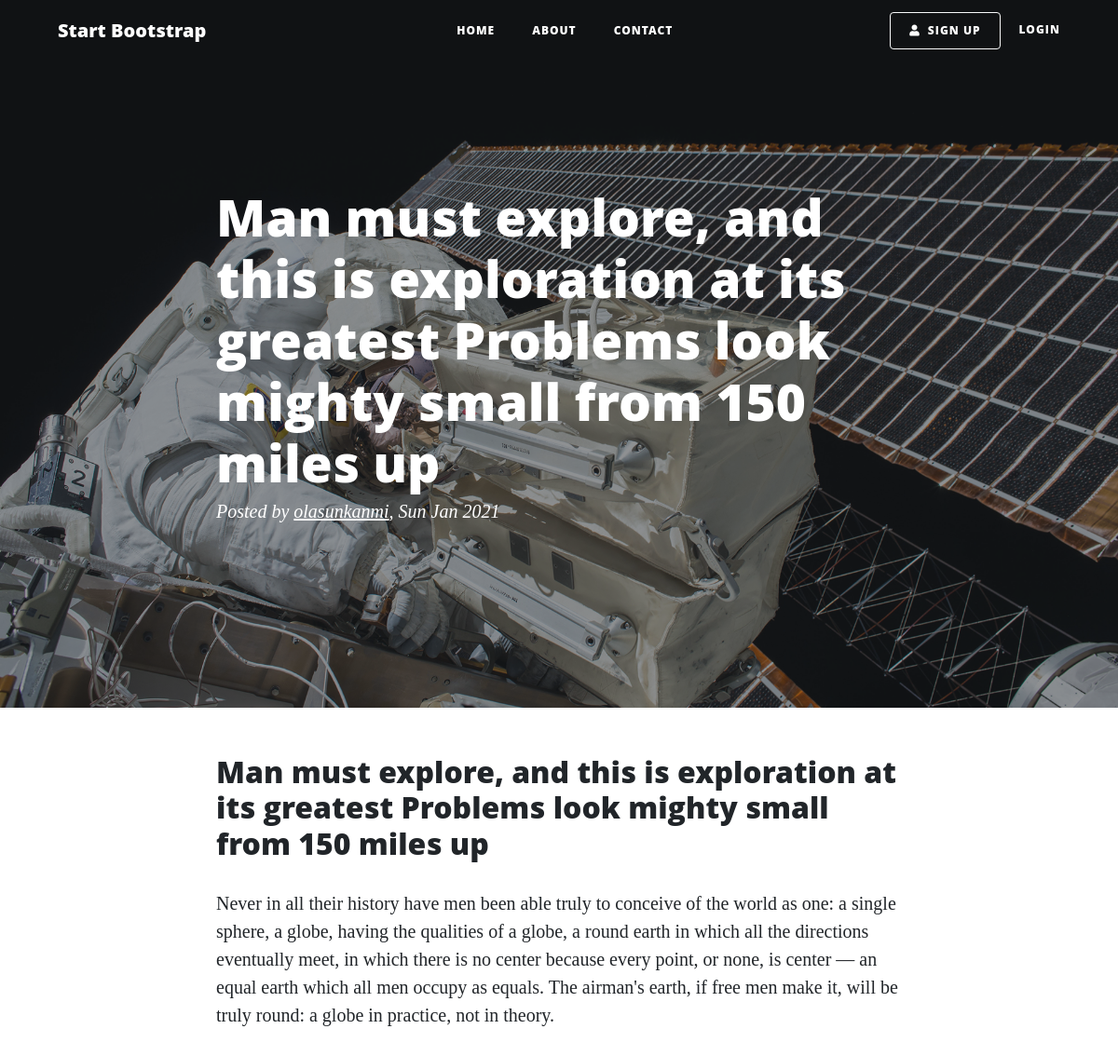
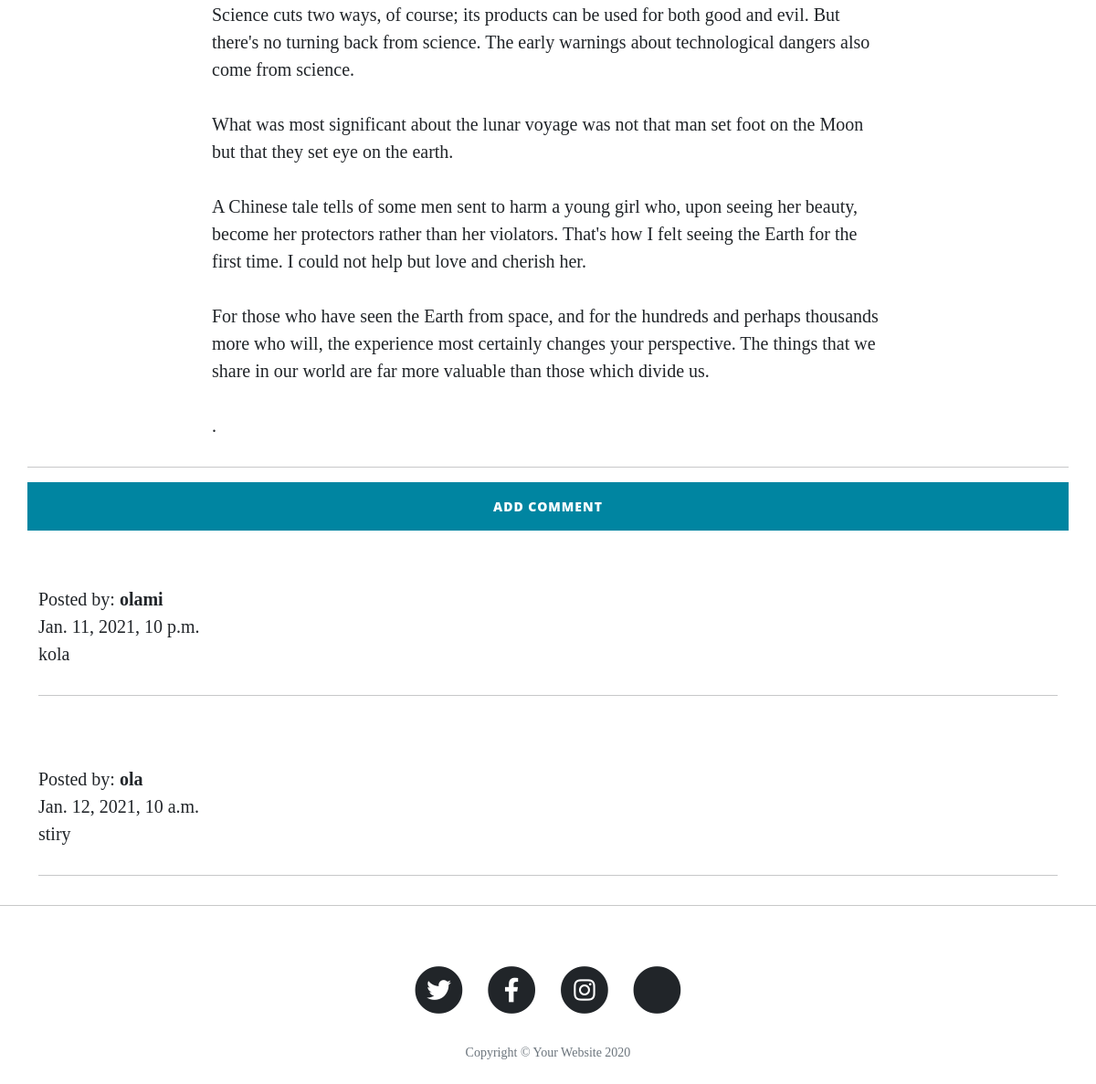
/post/1, run on the app's committed database (2 pictures, top to bottom).
### core/models.py (models this page shows, shortened)
class Post(models.Model):
    author = models.ForeignKey('auth.User',on_delete=models.CASCADE)
    title = models.CharField(max_length=200)
    context = models.TextField()
    created_date = models.DateTimeField(default=timezone.now)
    published_date = models.DateTimeField(blank=True, null=True)

class Comment(models.Model):
    post = models.ForeignKey('Post', related_name='comments',on_delete=models.CASCADE)
    author = models.CharField(max_length=200)
    text = models.TextField()
    created_date = models.DateTimeField(default=timezone.now)
    approved_comment = models.BooleanField(default=False)

### core/views.py (the view)
# urls.py: path('post/<int:pk>', views.postview.as_view(), name='post_detail'),
class postview(DetailView):
    model = Post
    template_name ='core/posts.html'

### Templates/core/posts.html (shortened to what this page needs)
{% extends "core.html" %}
{% load static %}
{% block content %}
  <header class="masthead" style="background-image: url({% static 'img/post-bg.jpg'%})">
    <div class="overlay"></div>
    <div class="container">
      <div class="row">
        <div class="col-lg-8 col-md-10 mx-auto">
          <div class="post-heading">
            <h1>{{post.title}}</h1>
            <span class="meta">Posted by
              <a href="#">{{post.author}},</a>
              {{post.published_date|date:"D M Y"}}</span>
          </div>
        </div>
      </div>
    </div>
  </header>
  <article>
    <div class="container">
      <div class="row">
        <div class="col-lg-8 col-md-10 mx-auto">
          <h2>{{post.title}}</h2>
          <p>{{post.context|safe|linebreaks }}.</p>
        </div>
        <hr>
  <a class="btn btn-primary btn-comment" href="{% url 'core:add_comment_to_post' pk=post.pk %}">Add comment </a>
  <div class="container">
  {% for comment in post.comments.all %}
  <br>
  <div class="">
    {% if user.is_authenticated or comment.approved_comment %}
            <p class="">Posted by: <strong>{{ comment.author }}</strong>
              <br>{{ comment.created_date }}
              <br>{{ comment.text }}
              </p>
            <hr>
    {% endif %}
  </div>
  {% empty %}
      <p>No comments posted.</p>
  {% endfor %}
      </div>
    </div>
  </article>
  <hr>
{% endblock content %}

### Static_Files/css/clean-blog.css (style rules this page uses)
body { font-size: 20px; color: #212529; font-family: 'Lora', 'Times New Roman', serif; }
p { line-height: 1.5; margin: 30px 0; }
h1, h2, h3, h4, h5, h6 { font-weight: 800; font-family: 'Open Sans', 'Helvetica Neue', Helvetica, Arial, sans-serif; }
a { color: #212529; transition: all 0.2s; }
header.masthead { margin-bottom: 50px; background: no-repeat center center; background-color: #868e96; background-attachment: scroll; position: relative; background-size: cover; }
header.masthead .overlay { position: absolute; top: 0; left: 0; height: 100%; width: 100%; background-color: #212529; opacity: 0.5; }
header.masthead .page-heading, header.masthead .post-heading, header.masthead .site-heading { padding: 200px 0 150px; color: white; }
@media only screen and (min-width: 768px) { header.masthead .page-heading, header.masthead .post-heading, header.masthead .site-heading { padding: 200px 0; } }
header.masthead .post-heading h1 { font-size: 35px; }
header.masthead .post-heading .meta, header.masthead .post-heading .subheading { line-height: 1.1; display: block; }
header.masthead .post-heading .meta { font-size: 20px; font-weight: 300; font-style: italic; font-family: 'Lora', 'Times New Roman', serif; }
header.masthead .post-heading .meta a { color: #fff; }
@media only screen and (min-width: 768px) { header.masthead .post-heading h1 { font-size: 55px; } }
.btn { font-size: 14px; font-weight: 800; padding: 15px 25px; letter-spacing: 1px; text-transform: uppercase; border-radius: 0; font-family: 'Open Sans', 'Helvetica Neue', Helvetica, Arial, sans-serif; }
.btn-primary { background-color: #0085A1; border-color: #0085A1; }

### data on the page
Post: title "Man must explore, and this is exploration at its greatest Problems look mighty small from 150 miles up", author "olasunkanmi", published_date "Sun Jan 2021", context "Never in all their history have men been able truly to conceive of the world as one: a single sphere, a globe, having the qualities of a globe, a round earth in which all the directions eventually meet, in which there is no center because every point, or none, is center — an equal earth which all men occupy as equals. The airman's earth, if free men make it, will be truly round: a globe in practice, not in theory. Science cuts two ways, of course; its products can be used for both good and evil. But there's no turning back from science. The early warnings about technological dangers also come from science. What was most significant about the lunar voyage was not that man set foot on the…"
Comment: author "olami", created_date "Jan. 11, 2021, 10 p.m.", text "kola"
Comment: author "ola", created_date "Jan. 12, 2021, 10 a.m.", text "stiry"
